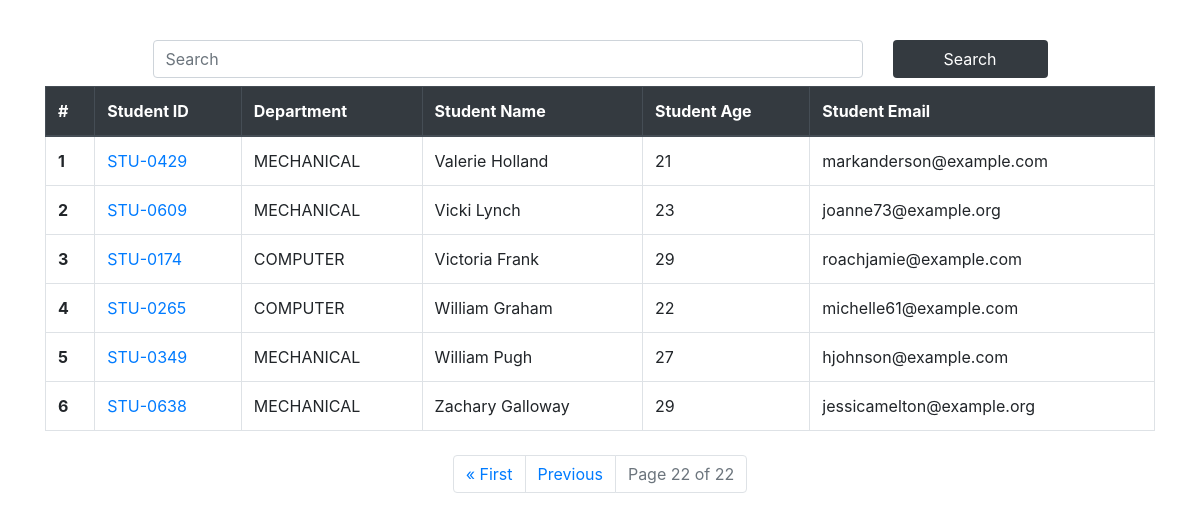
The page /students/?page=22 on the database its author committed.
### app/models.py (models this page shows, shortened)
class Student(models.Model):
    department = models.ForeignKey(Department , related_name = "depart" , on_delete=models.CASCADE)
    student_id = models.OneToOneField(StudentId , related_name= "studentid" , on_delete=models.CASCADE)
    student_name = models.CharField(max_length=100)
    student_email = models.EmailField(unique = True)
    student_age = models.IntegerField(default=18)
    student_address = models.TextField()
    class Meta:
        ordering = ['student_name']
        verbose_name = 'student'

class StudentId(models.Model):
    student_id = models.CharField(max_length=100)
    def __str__(self) -> str:
        return self.student_id

class Department(models.Model):
    department = models.CharField(max_length=100)
    def __str__(self) -> str:
        return self.department
    class Meta:
        ordering = ['department']

### app/views.py (the view, shortened to what this page needs)
# urls.py: path('students/', get_students, name='get_students'),
def get_students(request):
    queryset = Student.objects.all()
    paginator = Paginator(queryset, 10)  # Show 20 students per page
    page_number = request.GET.get("page")
    page_obj = paginator.get_page(page_number)
    return render(request, 'students.html', {'queryset': page_obj})

### app/templates/students.html (shortened to what this page needs)
{% extends "base.html" %}
{% block content %}
<div class="container mt-4">
    <form class="d-flex justify-content-center mt-4">
        <div class="row w-100 justify-content-center">
            <div class="col-md-8 mb-2">
                <input class="form-control" name="search" placeholder="Search">
            </div>
            <div class="col-md-2 mb-2">
                <button class="btn w-100" style="background-color: #343a40; color: white;">Search</button>
            </div>
        </div>
    </form>
    <table class="table table-bordered table-hover">
        <thead class="thead-dark">
            <tr>
                <th scope="col">#</th>
                <th scope="col">Student ID</th>
                <th scope="col">Department</th>
                <th scope="col">Student Name</th>
                <th scope="col">Student Age</th>
                <th scope="col">Student Email</th>
            </tr>
        </thead>
        <tbody>
            {% for student in queryset %}
            <tr>
                <th scope="row">{{ forloop.counter }}</th>
                <td><a href="{% url 'see_marks' student.student_id %}">
                    {{ student.student_id }}
                </a>
                </td>
                <td>{{ student.department}}</td>
                <td>{{ student.student_name }}</td>
                <td>{{ student.student_age }}</td>
                <td>{{ student.student_email }}</td>
            </tr>
            {% endfor %}
        </tbody>
    </table>
    <div class="d-flex justify-content-center mt-4">
        <ul class="pagination">
            {% if queryset.has_previous %}
                <li class="page-item"><a class="page-link" href="?page=1">&laquo; First</a></li>
                <li class="page-item"><a class="page-link" href="?page={{ queryset.previous_page_number }}">Previous</a></li>
            {% endif %}
            <li class="page-item disabled"><a class="page-link">Page {{ queryset.number }} of {{ queryset.paginator.num_pages }}</a></li>
        </ul>
    </div>
</div>
{% endblock %}

### rows shown on the page
Student: student_id "STU-0429", department "MECHANICAL", student_name "Valerie Holland", student_age "21", student_email "markanderson@example.com"
Student: student_id "STU-0609", department "MECHANICAL", student_name "Vicki Lynch", student_age "23", student_email "joanne73@example.org"
Student: student_id "STU-0174", department "COMPUTER", student_name "Victoria Frank", student_age "29", student_email "roachjamie@example.com"
Student: student_id "STU-0265", department "COMPUTER", student_name "William Graham", student_age "22", student_email "michelle61@example.com"
Student: student_id "STU-0349", department "MECHANICAL", student_name "William Pugh", student_age "27", student_email "hjohnson@example.com"
Student: student_id "STU-0638", department "MECHANICAL", student_name "Zachary Galloway", student_age "29", student_email "jessicamelton@example.org"

### other values the page prints
{{ queryset.number }} "22"
{{ queryset.paginator.num_pages }} "22"
